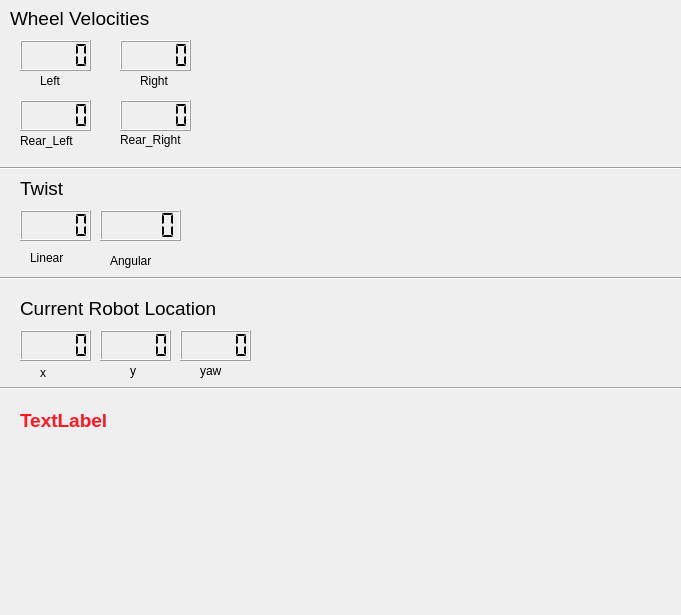
<?xml version="1.0" encoding="UTF-8"?>
<ui version="4.0">
 <class>Drive</class>
 <widget class="QWidget" name="Drive">
  <property name="geometry">
   <rect>
    <x>0</x>
    <y>0</y>
    <width>681</width>
    <height>615</height>
   </rect>
  </property>
  <property name="windowTitle">
   <string>Form</string>
  </property>
  <widget class="QLCDNumber" name="right_speed_data">
   <property name="geometry">
    <rect>
     <x>120</x>
     <y>40</y>
     <width>71</width>
     <height>31</height>
    </rect>
   </property>
   <property name="segmentStyle">
    <enum>QLCDNumber::Flat</enum>
   </property>
  </widget>
  <widget class="QLabel" name="right_speed_label">
   <property name="geometry">
    <rect>
     <x>140</x>
     <y>70</y>
     <width>47</width>
     <height>21</height>
    </rect>
   </property>
   <property name="text">
    <string>Right</string>
   </property>
  </widget>
  <widget class="QLCDNumber" name="rear_left_speed_data">
   <property name="geometry">
    <rect>
     <x>20</x>
     <y>100</y>
     <width>71</width>
     <height>31</height>
    </rect>
   </property>
   <property name="segmentStyle">
    <enum>QLCDNumber::Flat</enum>
   </property>
  </widget>
  <widget class="QLabel" name="left_speed_label">
   <property name="geometry">
    <rect>
     <x>40</x>
     <y>70</y>
     <width>47</width>
     <height>21</height>
    </rect>
   </property>
   <property name="text">
    <string>Left</string>
   </property>
  </widget>
  <widget class="QLCDNumber" name="left_speed_data">
   <property name="geometry">
    <rect>
     <x>20</x>
     <y>40</y>
     <width>71</width>
     <height>31</height>
    </rect>
   </property>
   <property name="font">
    <font>
     <weight>50</weight>
     <bold>false</bold>
     <kerning>true</kerning>
    </font>
   </property>
   <property name="smallDecimalPoint">
    <bool>false</bool>
   </property>
   <property name="digitCount">
    <number>5</number>
   </property>
   <property name="segmentStyle">
    <enum>QLCDNumber::Flat</enum>
   </property>
   <property name="value" stdset="0">
    <double>0.000000000000000</double>
   </property>
   <property name="intValue" stdset="0">
    <number>0</number>
   </property>
  </widget>
  <widget class="QLabel" name="rear_right_speed_label">
   <property name="geometry">
    <rect>
     <x>120</x>
     <y>130</y>
     <width>91</width>
     <height>20</height>
    </rect>
   </property>
   <property name="text">
    <string>Rear_Right</string>
   </property>
  </widget>
  <widget class="QLCDNumber" name="rear_right_speed_data">
   <property name="geometry">
    <rect>
     <x>120</x>
     <y>100</y>
     <width>71</width>
     <height>31</height>
    </rect>
   </property>
   <property name="segmentStyle">
    <enum>QLCDNumber::Flat</enum>
   </property>
  </widget>
  <widget class="QLabel" name="rear_left_speed_label">
   <property name="geometry">
    <rect>
     <x>20</x>
     <y>120</y>
     <width>81</width>
     <height>41</height>
    </rect>
   </property>
   <property name="text">
    <string>Rear_Left</string>
   </property>
  </widget>
  <widget class="QLabel" name="wheel_velocity_label">
   <property name="geometry">
    <rect>
     <x>10</x>
     <y>10</y>
     <width>211</width>
     <height>16</height>
    </rect>
   </property>
   <property name="font">
    <font>
     <pointsize>14</pointsize>
    </font>
   </property>
   <property name="text">
    <string>Wheel Velocities</string>
   </property>
  </widget>
  <widget class="QLabel" name="twist_label">
   <property name="geometry">
    <rect>
     <x>20</x>
     <y>180</y>
     <width>71</width>
     <height>16</height>
    </rect>
   </property>
   <property name="font">
    <font>
     <pointsize>14</pointsize>
    </font>
   </property>
   <property name="text">
    <string>Twist</string>
   </property>
  </widget>
  <widget class="QLCDNumber" name="twist_linear_velocity">
   <property name="geometry">
    <rect>
     <x>20</x>
     <y>210</y>
     <width>71</width>
     <height>31</height>
    </rect>
   </property>
   <property name="segmentStyle">
    <enum>QLCDNumber::Flat</enum>
   </property>
  </widget>
  <widget class="QLCDNumber" name="twist_angular_velocity">
   <property name="geometry">
    <rect>
     <x>100</x>
     <y>210</y>
     <width>81</width>
     <height>31</height>
    </rect>
   </property>
   <property name="segmentStyle">
    <enum>QLCDNumber::Flat</enum>
   </property>
  </widget>
  <widget class="QLabel" name="twist_linear_velocity_label">
   <property name="geometry">
    <rect>
     <x>30</x>
     <y>250</y>
     <width>51</width>
     <height>16</height>
    </rect>
   </property>
   <property name="text">
    <string>Linear</string>
   </property>
  </widget>
  <widget class="QLabel" name="twist_angular_velocity_label">
   <property name="geometry">
    <rect>
     <x>110</x>
     <y>250</y>
     <width>61</width>
     <height>21</height>
    </rect>
   </property>
   <property name="text">
    <string>Angular</string>
   </property>
  </widget>
  <widget class="Line" name="line">
   <property name="geometry">
    <rect>
     <x>0</x>
     <y>160</y>
     <width>681</width>
     <height>16</height>
    </rect>
   </property>
   <property name="font">
    <font>
     <pointsize>12</pointsize>
     <weight>75</weight>
     <bold>true</bold>
    </font>
   </property>
   <property name="orientation">
    <enum>Qt::Horizontal</enum>
   </property>
  </widget>
  <widget class="Line" name="line_2">
   <property name="geometry">
    <rect>
     <x>0</x>
     <y>270</y>
     <width>681</width>
     <height>16</height>
    </rect>
   </property>
   <property name="orientation">
    <enum>Qt::Horizontal</enum>
   </property>
  </widget>
  <widget class="QLabel" name="current_robot_location_label">
   <property name="geometry">
    <rect>
     <x>20</x>
     <y>300</y>
     <width>231</width>
     <height>16</height>
    </rect>
   </property>
   <property name="font">
    <font>
     <pointsize>14</pointsize>
    </font>
   </property>
   <property name="text">
    <string>Current Robot Location</string>
   </property>
  </widget>
  <widget class="Line" name="line_3">
   <property name="geometry">
    <rect>
     <x>0</x>
     <y>380</y>
     <width>681</width>
     <height>16</height>
    </rect>
   </property>
   <property name="orientation">
    <enum>Qt::Horizontal</enum>
   </property>
  </widget>
  <widget class="QLabel" name="error_label">
   <property name="enabled">
    <bool>false</bool>
   </property>
   <property name="geometry">
    <rect>
     <x>20</x>
     <y>400</y>
     <width>301</width>
     <height>41</height>
    </rect>
   </property>
   <property name="font">
    <font>
     <pointsize>14</pointsize>
     <weight>75</weight>
     <bold>true</bold>
    </font>
   </property>
   <property name="text">
    <string>&lt;html&gt;&lt;head/&gt;&lt;body&gt;&lt;p&gt;&lt;span style=&quot; color:#ff1723;&quot;&gt;TextLabel&lt;/span&gt;&lt;/p&gt;&lt;/body&gt;&lt;/html&gt;</string>
   </property>
  </widget>
  <widget class="QLCDNumber" name="robot_location_x">
   <property name="geometry">
    <rect>
     <x>20</x>
     <y>330</y>
     <width>71</width>
     <height>31</height>
    </rect>
   </property>
   <property name="segmentStyle">
    <enum>QLCDNumber::Flat</enum>
   </property>
  </widget>
  <widget class="QLCDNumber" name="robot_location_y">
   <property name="geometry">
    <rect>
     <x>100</x>
     <y>330</y>
     <width>71</width>
     <height>31</height>
    </rect>
   </property>
   <property name="segmentStyle">
    <enum>QLCDNumber::Flat</enum>
   </property>
  </widget>
  <widget class="QLabel" name="robot_location_x_label">
   <property name="geometry">
    <rect>
     <x>40</x>
     <y>363</y>
     <width>47</width>
     <height>20</height>
    </rect>
   </property>
   <property name="text">
    <string>x</string>
   </property>
  </widget>
  <widget class="QLabel" name="robot_location_y_label">
   <property name="geometry">
    <rect>
     <x>130</x>
     <y>360</y>
     <width>47</width>
     <height>21</height>
    </rect>
   </property>
   <property name="text">
    <string>y</string>
   </property>
  </widget>
  <widget class="QLCDNumber" name="robot_location_yaw">
   <property name="geometry">
    <rect>
     <x>180</x>
     <y>330</y>
     <width>71</width>
     <height>31</height>
    </rect>
   </property>
   <property name="segmentStyle">
    <enum>QLCDNumber::Flat</enum>
   </property>
  </widget>
  <widget class="QLabel" name="robot_location_yaw_label">
   <property name="geometry">
    <rect>
     <x>200</x>
     <y>360</y>
     <width>51</width>
     <height>21</height>
    </rect>
   </property>
   <property name="text">
    <string>yaw</string>
   </property>
  </widget>
 </widget>
 <resources/>
 <connections/>
</ui>
